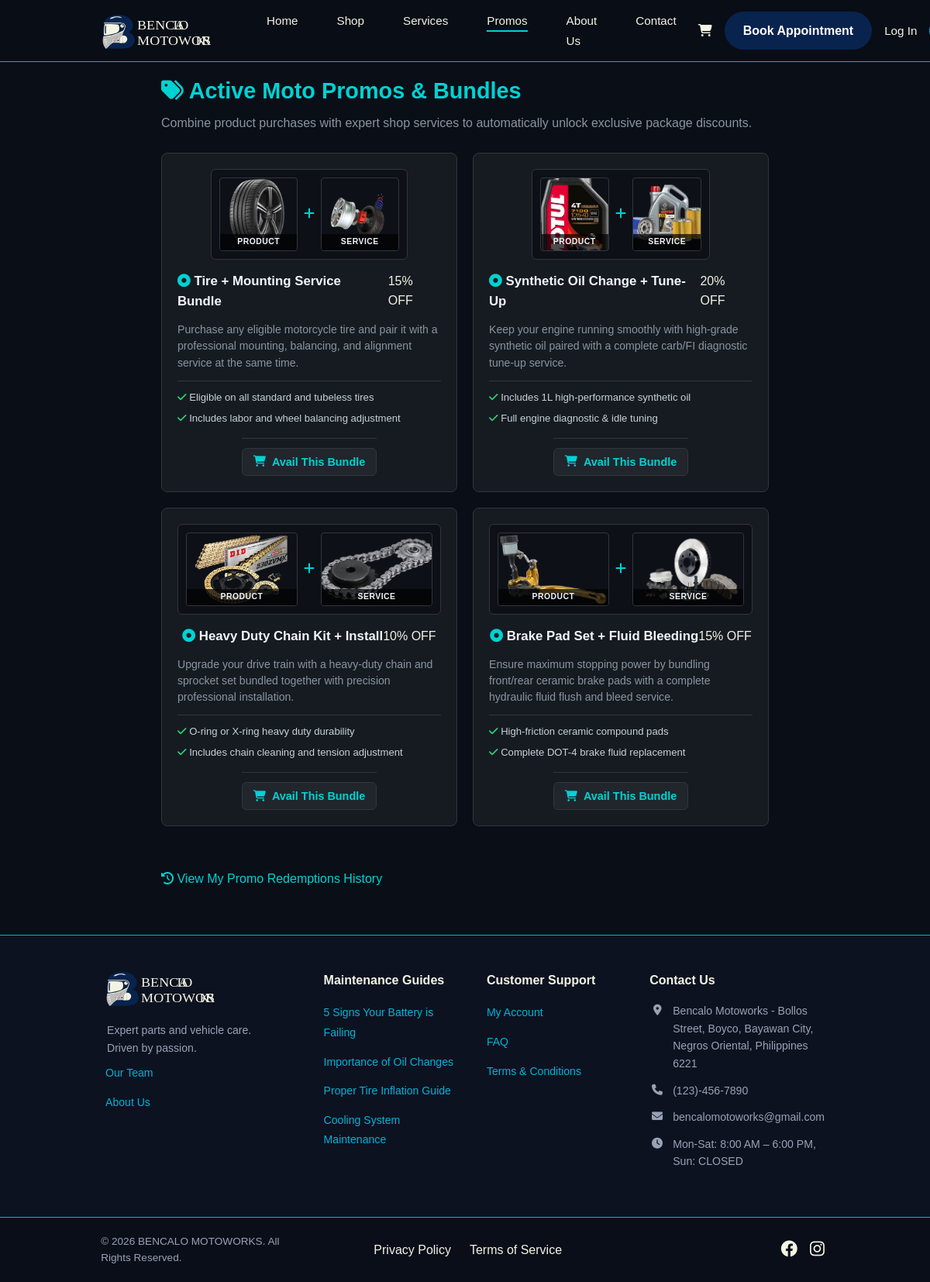
The app's page /promos.php with its own data.
### tables this page shows
CREATE TABLE IF NOT EXISTS `promo` (
  `promoId` INT(11) NOT NULL AUTO_INCREMENT,
  `promoSlug` VARCHAR(100) NOT NULL,
  `promoTitle` VARCHAR(255) NOT NULL,
  `promoBadge` VARCHAR(50) NOT NULL,
  `promoDescription` TEXT NOT NULL,
  `promoItemLabel` VARCHAR(255) NOT NULL,
  `promoItemOptions` TEXT NOT NULL,
  `promoPerks` TEXT DEFAULT NULL,
  `promoProductImage` VARCHAR(255) DEFAULT NULL,
  `promoServiceImage` VARCHAR(255) DEFAULT NULL,
  `promoProductIcon` VARCHAR(100) DEFAULT NULL,
  `promoServiceIcon` VARCHAR(100) DEFAULT NULL,
  `promoActive` TINYINT(1) NOT NULL DEFAULT 1,
  `promoCreatedByStaffId` INT(11) DEFAULT NULL,
  `promoCreatedAt` TIMESTAMP NOT NULL DEFAULT CURRENT_TIMESTAMP,
  PRIMARY KEY (`promoId`),
  UNIQUE KEY `uq_promo_slug` (`promoSlug`),
  KEY `idx_promo_created_by_staff` (`promoCreatedByStaffId`),
  CONSTRAINT `fk_promo_created_by_staff` FOREIGN KEY (`promoCreatedByStaffId`)
    REFERENCES `user` (`userId`) ON DELETE SET NULL ON UPDATE CASCADE
);

### promos.php (the view, shortened to what this page needs)
<?php
require_once 'includes/config.php';
$promoRows = $pdo->query(
    'SELECT promoSlug AS slug, promoTitle AS title, promoBadge AS badge,
            promoDescription AS description, promoItemLabel AS item_label,
            promoItemOptions AS item_options, promoPerks AS perks,
            promoProductImage AS product_image, promoServiceImage AS service_image,
            promoProductIcon AS product_icon, promoServiceIcon AS service_icon
     FROM promo
     WHERE promoActive = 1
     ORDER BY promoId ASC'
)->fetchAll(PDO::FETCH_ASSOC);
$promos = array_map(static function (array $promo): array {
    $promo['badge_class'] = 'badge-pending';
    $promo['item_options'] = array_values(array_filter(array_map('trim', preg_split('/\R/u', $promo['item_options']) ?: [])));
    $promo['perks'] = array_values(array_filter(array_map('trim', preg_split('/\R/u', $promo['perks'] ?? '') ?: [])));
    $promo['product_image'] = trim((string) ($promo['product_image'] ?? ''));
    $promo['service_image'] = trim((string) ($promo['service_image'] ?? ''));
    $promo['product_icon'] = trim((string) ($promo['product_icon'] ?? 'fa-solid fa-circle-dot'));
    $promo['service_icon'] = trim((string) ($promo['service_icon'] ?? 'fa-solid fa-screwdriver-wrench'));
    return $promo;
}, $promoRows);
?>
<!DOCTYPE html>
<html lang="en">
<head>
    <link rel="stylesheet" href="styles/index/style.css">
    <link rel="stylesheet" href="styles/index/components.css">
    <link rel="stylesheet" href="styles/index/layout.css">
    <link rel="stylesheet" href="styles/promos.css">
    <link rel="stylesheet" href="styles/index/modals.css">
    <link rel="stylesheet" href="https://cdnjs.cloudflare.com/ajax/libs/font-awesome/6.4.0/css/all.min.css">
</head>
<body>
    <?php require_once 'components/header.php'; ?>
    <div class="promos-wrapper">
        <div class="promos-container">
            <h2><i class="fa-solid fa-tags"></i> Active Moto Promos & Bundles</h2>
            <p class="promos-subtitle">Combine product purchases with expert shop services to automatically unlock exclusive package discounts.</p>
            <div class="promo-grid">
                <?php foreach ($promos as $promo): ?>
                    <div class="promo-card">
                        <div class="promo-image-showcase">
                            <div class="showcase-img-box">
                                <img src="<?= htmlspecialchars($promo['product_image']) ?>" alt="Product" onerror="this.style.display='none'; this.nextElementSibling.style.display='flex';">
                                <span class="img-label">Product</span>
                            </div>
                            <div class="showcase-plus"><i class="fa-solid fa-plus"></i></div>
                            <div class="showcase-img-box">
                                <img src="<?= htmlspecialchars($promo['service_image']) ?>" alt="Service" onerror="this.style.display='none'; this.nextElementSibling.style.display='flex';">
                                <span class="img-label">Service</span>
                            </div>
                        </div>
                        <div class="promo-card-header" style="margin-top: 15px;">
                            <span class="promo-title"><i class="fa-solid fa-circle-dot" style="color: #00d2d3;"></i> <?= htmlspecialchars($promo['title']) ?></span>
                            <span class="badge <?= $promo['badge_class'] ?>"><?= $promo['badge'] ?></span>
                        </div>
                        <div class="promo-card-body">
                            <p><?= htmlspecialchars($promo['description']) ?></p>
                            <div class="promo-details-list">
                                <?php foreach ($promo['perks'] as $perk): ?>
                                    <div><i class="fa-solid fa-check" style="color: #2ed573;"></i> <?= htmlspecialchars($perk) ?></div>
                                <?php endforeach; ?>
                            </div>
                        </div>
                        <div class="promo-card-footer">
                            <button type="button" class="btn-avail-bundle" onclick="openClaimModal('<?= htmlspecialchars($promo['slug'], ENT_QUOTES) ?>', '<?= htmlspecialchars($promo['title'], ENT_QUOTES) ?>', '<?= htmlspecialchars($promo['item_label'], ENT_QUOTES) ?>', <?= htmlspecialchars(json_encode($promo['item_options'], JSON_HEX_TAG | JSON_HEX_APOS | JSON_HEX_QUOT | JSON_HEX_AMP), ENT_QUOTES, 'UTF-8') ?>)">
                                <i class="fa-solid fa-cart-shopping"></i> Avail This Bundle
                            </button>
                        </div>
                    </div>
                <?php endforeach; ?>
            </div>
            <div style="margin-top: 30px;">
                <a href="promo_history.php" class="back-link"><i class="fa-solid fa-clock-rotate-left"></i> View My Promo Redemptions History</a>
            </div>
        </div>
    </div>
    <?php require_once 'components/footer.php'; ?>
</body>
</html>

### components/header.php (shortened to what this page needs)
<?php
$isLoggedIn = isset($_SESSION['user_id']);
?>
<header class="site-header">
    <div class="container header-inner">
        <a href="index.php" class="logo">
            <img src="images/header/Bencalo MotoWorks Logo.svg" alt="Bencalo MotoWorks Logo" class="logo-img">
        </a>
        <nav class="main-nav" id="main-nav">
            <ul>
                <li><a href="index.php">Home</a></li>
                <li><a href="shop.php">Shop</a></li>
                <li><a href="services.php">Services</a></li>
                <li><a href="promos.php">Promos</a></li>
                <li><a href="about.php">About Us</a></li>
                <li><a href="contact.php">Contact</a></li>
            </ul>
        </nav>
        <div class="header-cta-group">
            <a href="cart.php" class="header-cart-link">
                <i class="fa-solid fa-cart-shopping"></i>
            </a>
            <a href="services.php" class="btn btn-primary">Book Appointment</a>
            <div id="nav-guest-buttons" style="display: <?= $isLoggedIn ? 'none' : 'contents' ?>;">
                <button type="button" onclick="openModal('login-modal')" class="btn-login-header" style="background:none; border:none; cursor:pointer;">Log In</button>
            </div>
        </div>
    </div>
</header>

### components/footer.php
<footer class="site-footer">
    <div class="container footer-container">
        <div class="footer-grid">
            <div class="footer-brand">
                <div class="logo">
                    <img src="images/header/Bencalo MotoWorks Logo.svg" alt="Bencalo MotoWorks Logo" class="footer-logo-img">
                </div>
                <p>Expert parts and vehicle care.<br>Driven by passion.</p>
                <ul>
                    <li><a href="team.php">Our Team</a></li>
                    <li><a href="about.php">About Us</a></li>
                </ul>
            </div>
            <div class="footer-col">
                <h4>Maintenance Guides</h4>
                <ul>
                    <li><a href="battery.php">5 Signs Your Battery is Failing</a></li>
                    <li><a href="oil.php">Importance of Oil Changes</a></li>
                    <li><a href="tires.php">Proper Tire Inflation Guide</a></li>
                    <li><a href="cooling.php">Cooling System Maintenance</a></li>
                </ul>
            </div>
            <div class="footer-col">
                <h4>Customer Support</h4>
                <ul>
                    <li><a href="profile.php">My Account</a></li>
                    <li><a href="faq.php">FAQ</a></li>
                    <li><a href="terms.php">Terms & Conditions</a></li>
                </ul>
            </div>
            <div class="footer-col footer-contact">
                <h4>Contact Us</h4>
                <ul>
                    <li><i class="fa-solid fa-location-dot"></i> Bencalo Motoworks - Bollos Street, Boyco, Bayawan City, Negros Oriental, Philippines 6221</li>
                    <li><i class="fa-solid fa-phone"></i> (123)-456-7890</li>
                    <li><i class="fa-solid fa-envelope"></i> bencalomotoworks@gmail.com</li>
                    <li><i class="fa-solid fa-clock"></i> Mon-Sat: 8:00 AM – 6:00 PM,<br>Sun: CLOSED</li>
                </ul>
            </div>
        </div>
    </div>
    <div class="footer-bottom">
        <div class="footer-bottom-inner">
            <p>&copy; <?= date('Y') ?> BENCALO MOTOWORKS. All Rights Reserved.</p>
            <div class="footer-links">
                <a href="privacy.php" class="privacy-policy">Privacy Policy</a>
                <a href="terms-of-service.php" class="terms-of-service">Terms of Service</a>
            </div>
            <div class="footer-social">
                <a href="https://www.facebook.com/carlstephen17" aria-label="Facebook"><i class="fa-brands fa-facebook"></i></a>
                <a href="https://www.instagram.com/istipiiiin/" aria-label="Instagram"><i class="fa-brands fa-instagram"></i></a>
            </div>
        </div>
    </div>
</footer>

### styles/index/style.css (style rules this page uses)
* { margin: 0; padding: 0; box-sizing: border-box; }
:root { --color-bg: #0a0e17; --color-bg-alt: #0d1220; --color-card: #111418; --color-border: #00b4d8; --color-primary: #08234e; --color-primary-dark: #14a2bd; --color-text: #f3f4e4; --color-text-muted: #99a2b5; --color-star: #ffb400; --font-heading: "Poppins", sans-serif; --font-body: "Poppins", sans-serif; --container-width: 1400px; --radius: 10px; --radius-sm: 6px; }
html { scroll-behavior: smooth; height: 100%; overflow-x: hidden; }
body { display: flex; flex-direction: column; min-height: 100%; padding-top: 80px; overflow-x: hidden; background: var(--color-bg); color: var(--color-text); font-family: var(--font-body); line-height: 1.6; -webkit-font-smoothing: antialiased; }
.main-nav a, .header-nav-link { position: relative; text-decoration: none; padding-bottom: 6px; }
.main-nav a::after, .header-nav-link::after { content: ''; position: absolute; bottom: 0; left: 0; width: 0; height: 2px; background-color: var(--color-cyan, #00d2d3); transition: width 0.3s ease-in-out; }
.main-nav a.active::after, .header-nav-link.active::after { width: 100%; }
img { max-width: 100%; display: block; }
a { text-decoration: none; color: inherit; }
ul { list-style: none; }
h1, h2, h3, h4 { font-family: var(--font-heading); line-height: 1.25; font-weight: 700; }
.container { max-width: 80%; margin: 0 auto; padding: 0 16px; }

### styles/index/components.css (style rules this page uses)
.btn-primary { background: var(--color-primary); color: #ffffff; padding: 12px 24px; border-radius: 30px; text-align: center; font-weight: 600; display: inline-block; border: none; cursor: pointer; transition: background 0.2s ease; }
.btn-login-header { color: var(--color-text); font-size: 0.95rem; font-weight: 500; transition: color 0.2s ease; }
.header-cta-group { display: flex; align-items: center; gap: 16px; margin-left: auto; flex-wrap: wrap; justify-content: flex-end; flex-shrink: 0; }
.promo-card { position: relative; background: var(--color-card); border: 1px solid var(--color-primary); border-radius: 20px; overflow: hidden; min-height: 360px; display: flex; align-items: center; }

### records on screen
promo: promoProductImage (picture), promoServiceImage (picture), promoTitle "Tire + Mounting Service Bundle", promoBadge "15% OFF", promoDescription "Purchase any eligible motorcycle tire and pair it with a professional mounting, balancing, and alignment service at the same time.", perk "Eligible on all standard and tubeless tires", perk "Includes labor and wheel balancing adjustment"
promo: promoProductImage (picture), promoServiceImage (picture), promoTitle "Synthetic Oil Change + Tune-Up", promoBadge "20% OFF", promoDescription "Keep your engine running smoothly with high-grade synthetic oil paired with a complete carb/FI diagnostic tune-up service.", perk "Includes 1L high-performance synthetic oil", perk "Full engine diagnostic & idle tuning"
promo: promoProductImage (picture), promoServiceImage (picture), promoTitle "Heavy Duty Chain Kit + Install", promoBadge "10% OFF", promoDescription "Upgrade your drive train with a heavy-duty chain and sprocket set bundled together with precision professional installation.", perk "O-ring or X-ring heavy duty durability", perk "Includes chain cleaning and tension adjustment"
promo: promoProductImage (picture), promoServiceImage (picture), promoTitle "Brake Pad Set + Fluid Bleeding", promoBadge "15% OFF", promoDescription "Ensure maximum stopping power by bundling front/rear ceramic brake pads with a complete hydraulic fluid flush and bleed service.", perk "High-friction ceramic compound pads", perk "Complete DOT-4 brake fluid replacement"
